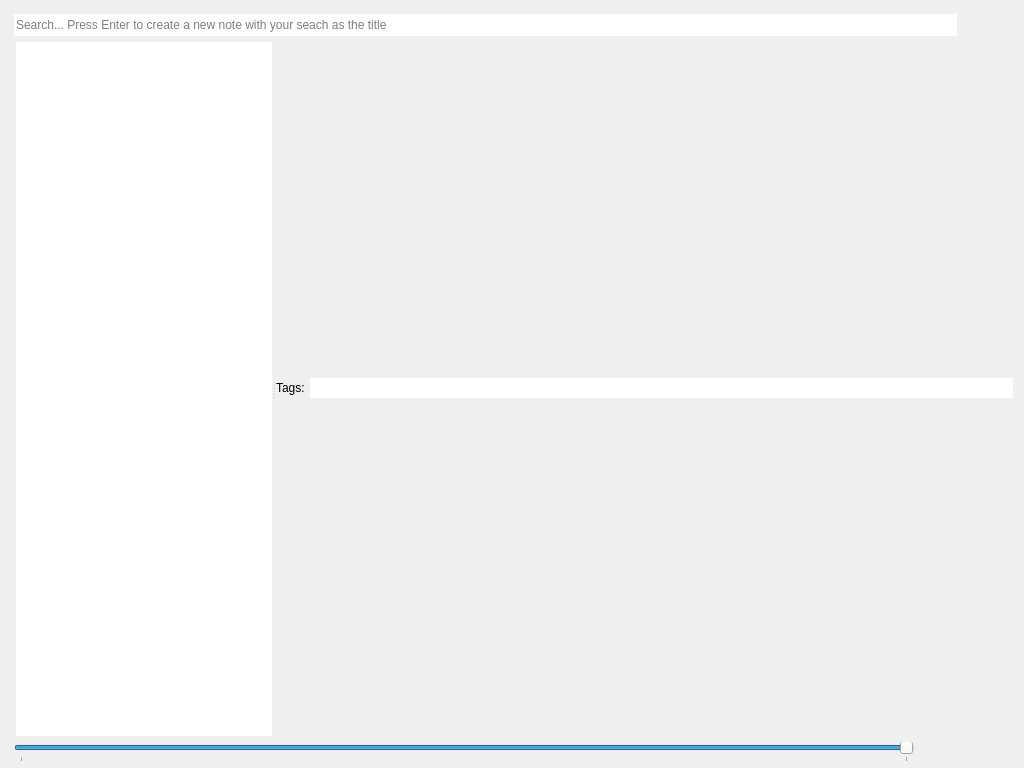
<?xml version="1.0" encoding="UTF-8"?>
<ui version="4.0">
 <class>MainWindow</class>
 <widget class="QMainWindow" name="MainWindow">
  <property name="geometry">
   <rect>
    <x>0</x>
    <y>0</y>
    <width>1024</width>
    <height>768</height>
   </rect>
  </property>
  <property name="font">
   <font>
    <stylestrategy>PreferAntialias</stylestrategy>
   </font>
  </property>
  <property name="windowTitle">
   <string>MainWindow</string>
  </property>
  <property name="windowIcon">
   <iconset resource="MainWindow.qrc">
    <normaloff>:/logo/resources/logo_320x320.png</normaloff>:/logo/resources/logo_320x320.png</iconset>
  </property>
  <property name="documentMode">
   <bool>false</bool>
  </property>
  <widget class="QWidget" name="centralwidget">
   <layout class="QVBoxLayout" name="verticalLayout_5">
    <property name="spacing">
     <number>5</number>
    </property>
    <property name="leftMargin">
     <number>5</number>
    </property>
    <property name="topMargin">
     <number>5</number>
    </property>
    <property name="rightMargin">
     <number>11</number>
    </property>
    <property name="bottomMargin">
     <number>5</number>
    </property>
    <item>
     <widget class="QFrame" name="frameOmniSettings">
      <property name="sizePolicy">
       <sizepolicy hsizetype="Minimum" vsizetype="Fixed">
        <horstretch>0</horstretch>
        <verstretch>0</verstretch>
       </sizepolicy>
      </property>
      <layout class="QHBoxLayout" name="horizontalLayout">
       <property name="spacing">
        <number>7</number>
       </property>
       <property name="sizeConstraint">
        <enum>QLayout::SetDefaultConstraint</enum>
       </property>
       <property name="bottomMargin">
        <number>1</number>
       </property>
       <item>
        <widget class="QLineEdit" name="omniBar">
         <property name="sizePolicy">
          <sizepolicy hsizetype="Expanding" vsizetype="Expanding">
           <horstretch>0</horstretch>
           <verstretch>0</verstretch>
          </sizepolicy>
         </property>
         <property name="maxLength">
          <number>65535</number>
         </property>
         <property name="frame">
          <bool>false</bool>
         </property>
         <property name="placeholderText">
          <string>Search... Press Enter to create a new note with your seach as the title</string>
         </property>
        </widget>
       </item>
       <item>
        <widget class="QPushButton" name="btnSettings">
         <property name="sizePolicy">
          <sizepolicy hsizetype="Minimum" vsizetype="Fixed">
           <horstretch>0</horstretch>
           <verstretch>1</verstretch>
          </sizepolicy>
         </property>
         <property name="toolTip">
          <string>Settings</string>
         </property>
         <property name="text">
          <string/>
         </property>
         <property name="icon">
          <iconset resource="MainWindow.qrc">
           <normaloff>:/icons/resources/cog.png</normaloff>:/icons/resources/cog.png</iconset>
         </property>
         <property name="flat">
          <bool>true</bool>
         </property>
        </widget>
       </item>
      </layout>
     </widget>
    </item>
    <item>
     <widget class="QSplitter" name="splitter">
      <property name="orientation">
       <enum>Qt::Horizontal</enum>
      </property>
      <widget class="QWidget" name="layoutWidget">
       <layout class="QVBoxLayout" name="verticalLayout_3">
        <property name="spacing">
         <number>1</number>
        </property>
        <property name="leftMargin">
         <number>11</number>
        </property>
        <item>
         <widget class="QListWidget" name="notesList">
          <property name="sizePolicy">
           <sizepolicy hsizetype="Expanding" vsizetype="Expanding">
            <horstretch>1</horstretch>
            <verstretch>4</verstretch>
           </sizepolicy>
          </property>
          <property name="maximumSize">
           <size>
            <width>16777215</width>
            <height>16777215</height>
           </size>
          </property>
          <property name="frameShape">
           <enum>QFrame::NoFrame</enum>
          </property>
          <property name="editTriggers">
           <set>QAbstractItemView::AnyKeyPressed|QAbstractItemView::EditKeyPressed</set>
          </property>
          <property name="alternatingRowColors">
           <bool>false</bool>
          </property>
          <property name="uniformItemSizes">
           <bool>true</bool>
          </property>
         </widget>
        </item>
       </layout>
      </widget>
      <widget class="QStackedWidget" name="toolBox">
       <property name="enabled">
        <bool>true</bool>
       </property>
       <property name="sizePolicy">
        <sizepolicy hsizetype="Preferred" vsizetype="Preferred">
         <horstretch>4</horstretch>
         <verstretch>4</verstretch>
        </sizepolicy>
       </property>
       <property name="font">
        <font>
         <weight>50</weight>
         <bold>false</bold>
        </font>
       </property>
       <property name="styleSheet">
        <string notr="true"/>
       </property>
       <property name="currentIndex">
        <number>0</number>
       </property>
       <widget class="QWidget" name="tabEditor">
        <layout class="QVBoxLayout" name="verticalLayout_2">
         <property name="spacing">
          <number>5</number>
         </property>
         <property name="leftMargin">
          <number>0</number>
         </property>
         <property name="topMargin">
          <number>0</number>
         </property>
         <property name="rightMargin">
          <number>0</number>
         </property>
         <property name="bottomMargin">
          <number>2</number>
         </property>
         <item>
          <layout class="QHBoxLayout" name="horizontalLayout_2">
           <property name="spacing">
            <number>2</number>
           </property>
           <property name="sizeConstraint">
            <enum>QLayout::SetDefaultConstraint</enum>
           </property>
           <property name="margin">
            <number>0</number>
           </property>
           <item>
            <widget class="QLabel" name="label">
             <property name="text">
              <string>Tags: </string>
             </property>
            </widget>
           </item>
           <item>
            <widget class="QLineEdit" name="tagEdit">
             <property name="frame">
              <bool>false</bool>
             </property>
            </widget>
           </item>
          </layout>
         </item>
        </layout>
       </widget>
       <widget class="QWidget" name="tabPreview">
        <layout class="QVBoxLayout" name="verticalLayout">
         <property name="margin">
          <number>2</number>
         </property>
         <item>
          <widget class="QTextBrowser" name="notePreview">
           <property name="sizePolicy">
            <sizepolicy hsizetype="Expanding" vsizetype="Expanding">
             <horstretch>0</horstretch>
             <verstretch>0</verstretch>
            </sizepolicy>
           </property>
           <property name="frameShape">
            <enum>QFrame::NoFrame</enum>
           </property>
           <property name="openExternalLinks">
            <bool>false</bool>
           </property>
           <property name="openLinks">
            <bool>false</bool>
           </property>
          </widget>
         </item>
        </layout>
       </widget>
       <widget class="QWidget" name="tabDiff">
        <layout class="QVBoxLayout" name="verticalLayout_4">
         <property name="margin">
          <number>2</number>
         </property>
         <item>
          <widget class="QTextBrowser" name="noteDiff">
           <property name="frameShape">
            <enum>QFrame::NoFrame</enum>
           </property>
          </widget>
         </item>
        </layout>
       </widget>
      </widget>
     </widget>
    </item>
    <item>
     <widget class="QFrame" name="frameHistory">
      <property name="sizePolicy">
       <sizepolicy hsizetype="Minimum" vsizetype="Fixed">
        <horstretch>0</horstretch>
        <verstretch>0</verstretch>
       </sizepolicy>
      </property>
      <property name="frameShape">
       <enum>QFrame::NoFrame</enum>
      </property>
      <property name="frameShadow">
       <enum>QFrame::Raised</enum>
      </property>
      <layout class="QHBoxLayout" name="horizontalLayout_4">
       <property name="spacing">
        <number>5</number>
       </property>
       <property name="topMargin">
        <number>0</number>
       </property>
       <property name="bottomMargin">
        <number>0</number>
       </property>
       <item>
        <widget class="QSlider" name="historySlider">
         <property name="sizePolicy">
          <sizepolicy hsizetype="Expanding" vsizetype="Fixed">
           <horstretch>0</horstretch>
           <verstretch>0</verstretch>
          </sizepolicy>
         </property>
         <property name="toolTip">
          <string>Current</string>
         </property>
         <property name="maximum">
          <number>1</number>
         </property>
         <property name="pageStep">
          <number>1</number>
         </property>
         <property name="value">
          <number>1</number>
         </property>
         <property name="tracking">
          <bool>false</bool>
         </property>
         <property name="orientation">
          <enum>Qt::Horizontal</enum>
         </property>
         <property name="invertedAppearance">
          <bool>false</bool>
         </property>
         <property name="invertedControls">
          <bool>false</bool>
         </property>
         <property name="tickPosition">
          <enum>QSlider::TicksBelow</enum>
         </property>
         <property name="tickInterval">
          <number>1</number>
         </property>
        </widget>
       </item>
       <item>
        <widget class="QPushButton" name="btnPrevDate">
         <property name="toolTip">
          <string>Older</string>
         </property>
         <property name="text">
          <string/>
         </property>
         <property name="icon">
          <iconset resource="MainWindow.qrc">
           <normaloff>:/icons/resources/date_previous.png</normaloff>:/icons/resources/date_previous.png</iconset>
         </property>
         <property name="flat">
          <bool>true</bool>
         </property>
        </widget>
       </item>
       <item>
        <widget class="QPushButton" name="btnNextDate">
         <property name="toolTip">
          <string>Newer</string>
         </property>
         <property name="text">
          <string/>
         </property>
         <property name="icon">
          <iconset resource="MainWindow.qrc">
           <normaloff>:/icons/resources/date_next.png</normaloff>:/icons/resources/date_next.png</iconset>
         </property>
         <property name="flat">
          <bool>true</bool>
         </property>
        </widget>
       </item>
      </layout>
     </widget>
    </item>
   </layout>
  </widget>
 </widget>
 <tabstops>
  <tabstop>omniBar</tabstop>
  <tabstop>notesList</tabstop>
  <tabstop>toolBox</tabstop>
  <tabstop>btnPrevDate</tabstop>
  <tabstop>btnNextDate</tabstop>
  <tabstop>historySlider</tabstop>
  <tabstop>tagEdit</tabstop>
  <tabstop>btnSettings</tabstop>
  <tabstop>noteDiff</tabstop>
  <tabstop>notePreview</tabstop>
 </tabstops>
 <resources>
  <include location="MainWindow.qrc"/>
 </resources>
 <connections>
  <connection>
   <sender>historySlider</sender>
   <signal>valueChanged(int)</signal>
   <receiver>MainWindow</receiver>
   <slot>load_old_note(int)</slot>
   <hints>
    <hint type="sourcelabel">
     <x>391</x>
     <y>741</y>
    </hint>
    <hint type="destinationlabel">
     <x>258</x>
     <y>662</y>
    </hint>
   </hints>
  </connection>
  <connection>
   <sender>btnPrevDate</sender>
   <signal>clicked()</signal>
   <receiver>MainWindow</receiver>
   <slot>click_older_date()</slot>
   <hints>
    <hint type="sourcelabel">
     <x>962</x>
     <y>755</y>
    </hint>
    <hint type="destinationlabel">
     <x>840</x>
     <y>684</y>
    </hint>
   </hints>
  </connection>
  <connection>
   <sender>btnNextDate</sender>
   <signal>clicked()</signal>
   <receiver>MainWindow</receiver>
   <slot>click_newer_date()</slot>
   <hints>
    <hint type="sourcelabel">
     <x>1000</x>
     <y>755</y>
    </hint>
    <hint type="destinationlabel">
     <x>884</x>
     <y>698</y>
    </hint>
   </hints>
  </connection>
  <connection>
   <sender>notesList</sender>
   <signal>clicked(QModelIndex)</signal>
   <receiver>MainWindow</receiver>
   <slot>click_update_ui_views(QModelIndex)</slot>
   <hints>
    <hint type="sourcelabel">
     <x>220</x>
     <y>400</y>
    </hint>
    <hint type="destinationlabel">
     <x>114</x>
     <y>306</y>
    </hint>
   </hints>
  </connection>
  <connection>
   <sender>notesList</sender>
   <signal>itemSelectionChanged()</signal>
   <receiver>MainWindow</receiver>
   <slot>click_update_ui_views()</slot>
   <hints>
    <hint type="sourcelabel">
     <x>172</x>
     <y>373</y>
    </hint>
    <hint type="destinationlabel">
     <x>64</x>
     <y>245</y>
    </hint>
   </hints>
  </connection>
  <connection>
   <sender>omniBar</sender>
   <signal>textChanged(QString)</signal>
   <receiver>MainWindow</receiver>
   <slot>start_search(QString)</slot>
   <hints>
    <hint type="sourcelabel">
     <x>835</x>
     <y>24</y>
    </hint>
    <hint type="destinationlabel">
     <x>1017</x>
     <y>84</y>
    </hint>
   </hints>
  </connection>
  <connection>
   <sender>btnSettings</sender>
   <signal>clicked()</signal>
   <receiver>MainWindow</receiver>
   <slot>load_settings()</slot>
   <hints>
    <hint type="sourcelabel">
     <x>992</x>
     <y>19</y>
    </hint>
    <hint type="destinationlabel">
     <x>1021</x>
     <y>30</y>
    </hint>
   </hints>
  </connection>
  <connection>
   <sender>omniBar</sender>
   <signal>returnPressed()</signal>
   <receiver>MainWindow</receiver>
   <slot>new_note()</slot>
   <hints>
    <hint type="sourcelabel">
     <x>887</x>
     <y>19</y>
    </hint>
    <hint type="destinationlabel">
     <x>37</x>
     <y>38</y>
    </hint>
   </hints>
  </connection>
  <connection>
   <sender>historySlider</sender>
   <signal>sliderMoved(int)</signal>
   <receiver>MainWindow</receiver>
   <slot>update_slider_tooltip(int)</slot>
   <hints>
    <hint type="sourcelabel">
     <x>435</x>
     <y>749</y>
    </hint>
    <hint type="destinationlabel">
     <x>306</x>
     <y>730</y>
    </hint>
   </hints>
  </connection>
  <connection>
   <sender>tagEdit</sender>
   <signal>textChanged(QString)</signal>
   <receiver>MainWindow</receiver>
   <slot>start_save()</slot>
   <hints>
    <hint type="sourcelabel">
     <x>734</x>
     <y>383</y>
    </hint>
    <hint type="destinationlabel">
     <x>1020</x>
     <y>329</y>
    </hint>
   </hints>
  </connection>
  <connection>
   <sender>notesList</sender>
   <signal>doubleClicked(QModelIndex)</signal>
   <receiver>MainWindow</receiver>
   <slot>dblclick_pin_list_item(QModelIndex)</slot>
   <hints>
    <hint type="sourcelabel">
     <x>74</x>
     <y>128</y>
    </hint>
    <hint type="destinationlabel">
     <x>76</x>
     <y>48</y>
    </hint>
   </hints>
  </connection>
 </connections>
 <slots>
  <slot>click_update_ui_views(QModelIndex)</slot>
  <slot>start_save()</slot>
  <slot>search_files(QString)</slot>
  <slot>new_note()</slot>
  <slot>load_old_note(int)</slot>
  <slot>load_settings()</slot>
  <slot>click_older_date()</slot>
  <slot>click_newer_date()</slot>
  <slot>click_merge_history()</slot>
  <slot>click_merge_notes()</slot>
  <slot>save_file()</slot>
  <slot>click_omnibar(int,int)</slot>
  <slot>click_update_ui_views()</slot>
  <slot>load_anchor(QUrl)</slot>
  <slot>update_slider_tooltip(int)</slot>
  <slot>start_search(QString)</slot>
  <slot>dblclick_pin_list_item(QModelIndex)</slot>
 </slots>
</ui>
